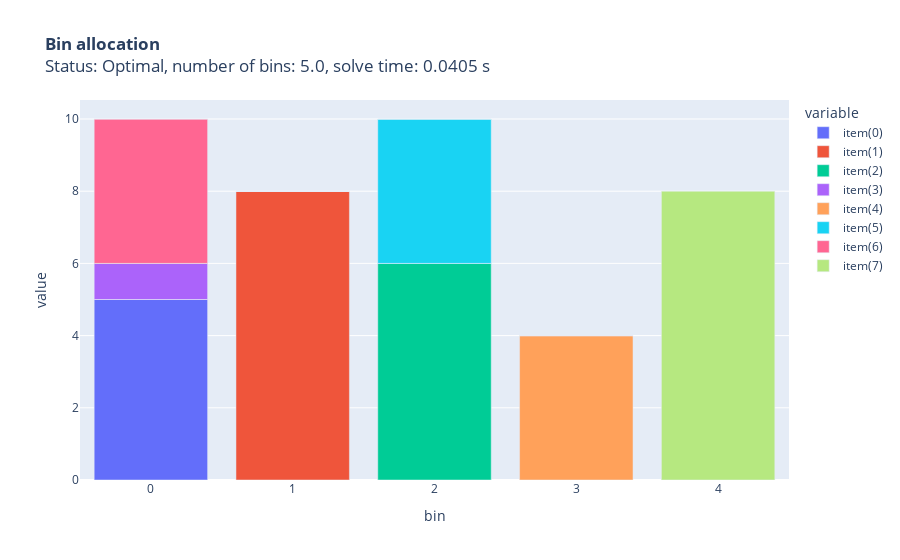

The code cell stored with this chart in its notebook:
### Code cell
print(problems[0].s)
draw_allocation(solutions[0].result)

### Figure 1 — Plotly figure (JSON) as saved in the notebook; plotly's stock layout.template omitted (floating-point values rounded to 4 significant figures)
{"data": [{"alignmentgroup": "True", "hovertemplate": "variable=item(0)<br>bin=%{x}<br>value=%{y}<extra></extra>", "legendgroup": "item(0)", "marker": {"color": "#636efa", "pattern": {"shape": ""}}, "name": "item(0)", "offsetgroup": "item(0)", "orientation": "v", "showlegend": true, "textposition": "auto", "type": "bar", "x": ["0", "1", "2", "3", "4"], "xaxis": "x", "y": [5, 0, 0, 0, 0], "yaxis": "y"}, {"alignmentgroup": "True", "hovertemplate": "variable=item(1)<br>bin=%{x}<br>value=%{y}<extra></extra>", "legendgroup": "item(1)", "marker": {"color": "#EF553B", "pattern": {"shape": ""}}, "name": "item(1)", "offsetgroup": "item(1)", "orientation": "v", "showlegend": true, "textposition": "auto", "type": "bar", "x": ["0", "1", "2", "3", "4"], "xaxis": "x", "y": [0, 8, 0, 0, 0], "yaxis": "y"}, {"alignmentgroup": "True", "hovertemplate": "variable=item(2)<br>bin=%{x}<br>value=%{y}<extra></extra>", "legendgroup": "item(2)", "marker": {"color": "#00cc96", "pattern": {"shape": ""}}, "name": "item(2)", "offsetgroup": "item(2)", "orientation": "v", "showlegend": true, "textposition": "auto", "type": "bar", "x": ["0", "1", "2", "3", "4"], "xaxis": "x", "y": [0, 0, 6, 0, 0], "yaxis": "y"}, {"alignmentgroup": "True", "hovertemplate": "variable=item(3)<br>bin=%{x}<br>value=%{y}<extra></extra>", "legendgroup": "item(3)", "marker": {"color": "#ab63fa", "pattern": {"shape": ""}}, "name": "item(3)", "offsetgroup": "item(3)", "orientation": "v", "showlegend": true, "textposition": "auto", "type": "bar", "x": ["0", "1", "2", "3", "4"], "xaxis": "x", "y": [1, 0, 0, 0, 0], "yaxis": "y"}, {"alignmentgroup": "True", "hovertemplate": "variable=item(4)<br>bin=%{x}<br>value=%{y}<extra></extra>", "legendgroup": "item(4)", "marker": {"color": "#FFA15A", "pattern": {"shape": ""}}, "name": "item(4)", "offsetgroup": "item(4)", "orientation": "v", "showlegend": true, "textposition": "auto", "type": "bar", "x": ["0", "1", "2", "3", "4"], "xaxis": "x", "y": [0, 0, 0, 4, 0], "yaxis": "y"}, {"alignmentgroup": "True", "hovertemplate": "variable=item(5)<br>bin=%{x}<br>value=%{y}<extra></extra>", "legendgroup": "item(5)", "marker": {"color": "#19d3f3", "pattern": {"shape": ""}}, "name": "item(5)", "offsetgroup": "item(5)", "orientation": "v", "showlegend": true, "textposition": "auto", "type": "bar", "x": ["0", "1", "2", "3", "4"], "xaxis": "x", "y": [0, 0, 4, 0, 0], "yaxis": "y"}, {"alignmentgroup": "True", "hovertemplate": "variable=item(6)<br>bin=%{x}<br>value=%{y}<extra></extra>", "legendgroup": "item(6)", "marker": {"color": "#FF6692", "pattern": {"shape": ""}}, "name": "item(6)", "offsetgroup": "item(6)", "orientation": "v", "showlegend": true, "textposition": "auto", "type": "bar", "x": ["0", "1", "2", "3", "4"], "xaxis": "x", "y": [4, 0, 0, 0, 0], "yaxis": "y"}, {"alignmentgroup": "True", "hovertemplate": "variable=item(7)<br>bin=%{x}<br>value=%{y}<extra></extra>", "legendgroup": "item(7)", "marker": {"color": "#B6E880", "pattern": {"shape": ""}}, "name": "item(7)", "offsetgroup": "item(7)", "orientation": "v", "showlegend": true, "textposition": "auto", "type": "bar", "x": ["0", "1", "2", "3", "4"], "xaxis": "x", "y": [0, 0, 0, 0, 8], "yaxis": "y"}], "layout": {"barmode": "relative", "legend": {"title": {"text": "variable"}, "tracegroupgap": 0}, "title": {"text": "<b>Bin allocation</b><br>Status: Optimal, number of bins: 5.0, solve time: 0.0405 s"}, "xaxis": {"anchor": "y", "domain": [0, 1], "title": {"text": "bin"}}, "yaxis": {"anchor": "x", "domain": [0, 1], "title": {"text": "value"}}}}
